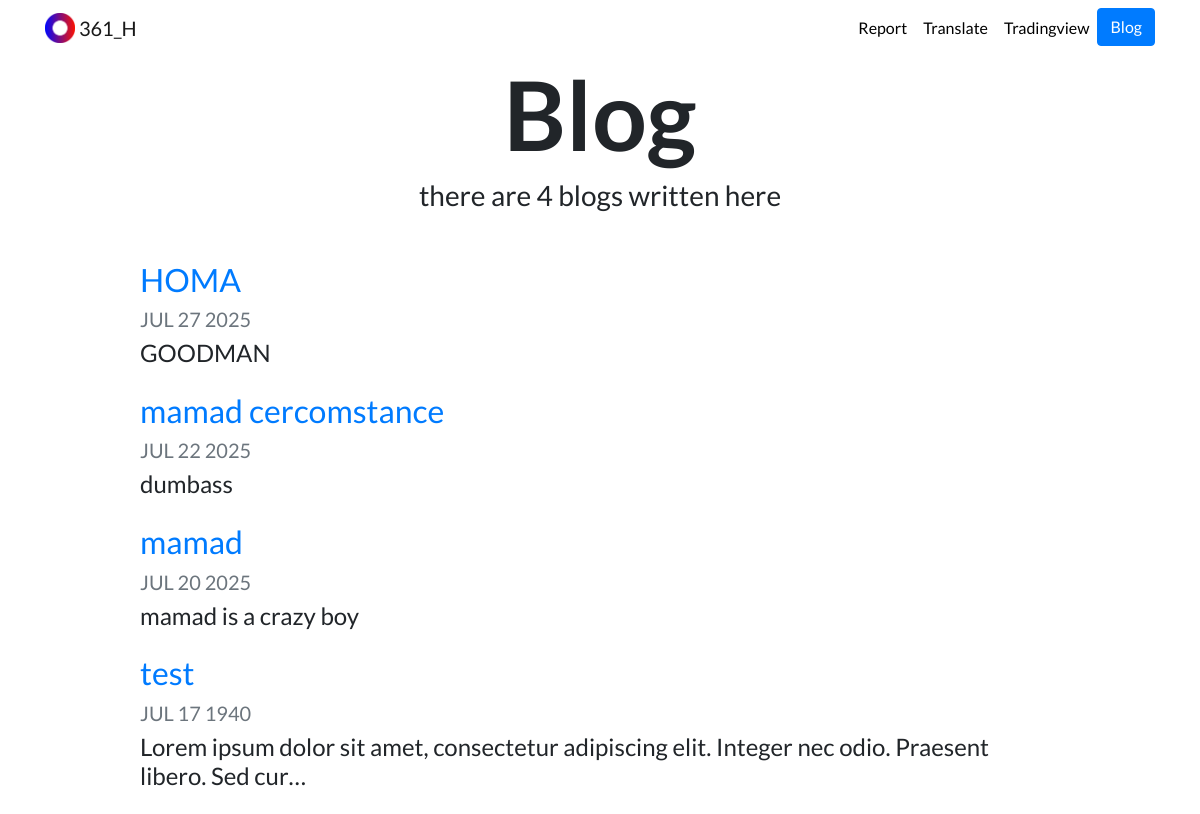
Screenshot of /blog/ with the database file from the repository.
### blog/models.py (models this page shows, shortened)
class Blog(models.Model):
    title = models.CharField(max_length=200)
    description = models.TextField()
    date = models.DateField()

### blog/views.py (the view)
# urls.py: path('', views.all_blogs, name='all_blogs'),
def all_blogs(request):
    blogs = Blog.objects.all().order_by('-date')
    return render(request, 'blog/all_blogs.html', {'blogs':blogs})

### blog/templates/blog/all_blogs.html
{% extends "portfolio/base.html" %}
{% load static %}
{% block content %}
<h1 id="blogtitle" class="font-weight-bold text-center">Blog</h1>
<h3 class="text-center mb-5">there are {{ blogs.count }} blog{{ blogs.count|pluralize }} written here</h3>
{% for blog in blogs %}
<div class="row justify-content-center my-3">
  <div class="col-md-10">
    <a href="{% url 'blog:detail' blog.id %}">
      <h2>{{ blog.title }}</h2>
    </a>
    <h5 class="text-muted">{{ blog.date|date:'M d Y'|upper }}</h5>
    <h4>{{ blog.description|striptags|truncatechars:100 }}</h4>
  </div>
</div>
{% endfor %}
{% endblock %}

### portfolio/static/portfolio/custom.css (style rules this page uses)
body { font-family: 'Lato', sans-serif; }
#blogtitle { font-size: 6rem; }

### rows the page displays
Blog: title "HOMA", date "JUL 27 2025", description "GOODMAN"
Blog: title "mamad cercomstance", date "JUL 22 2025", description "dumbass"
Blog: title "mamad", date "JUL 20 2025", description "mamad is a crazy boy"
Blog: title "test", date "JUL 17 1940", description "Lorem ipsum dolor sit amet, consectetur adipiscing elit. Integer nec odio. Praesent libero. Sed cur…"

### other values shown
{{ blogs.count }} "4"
